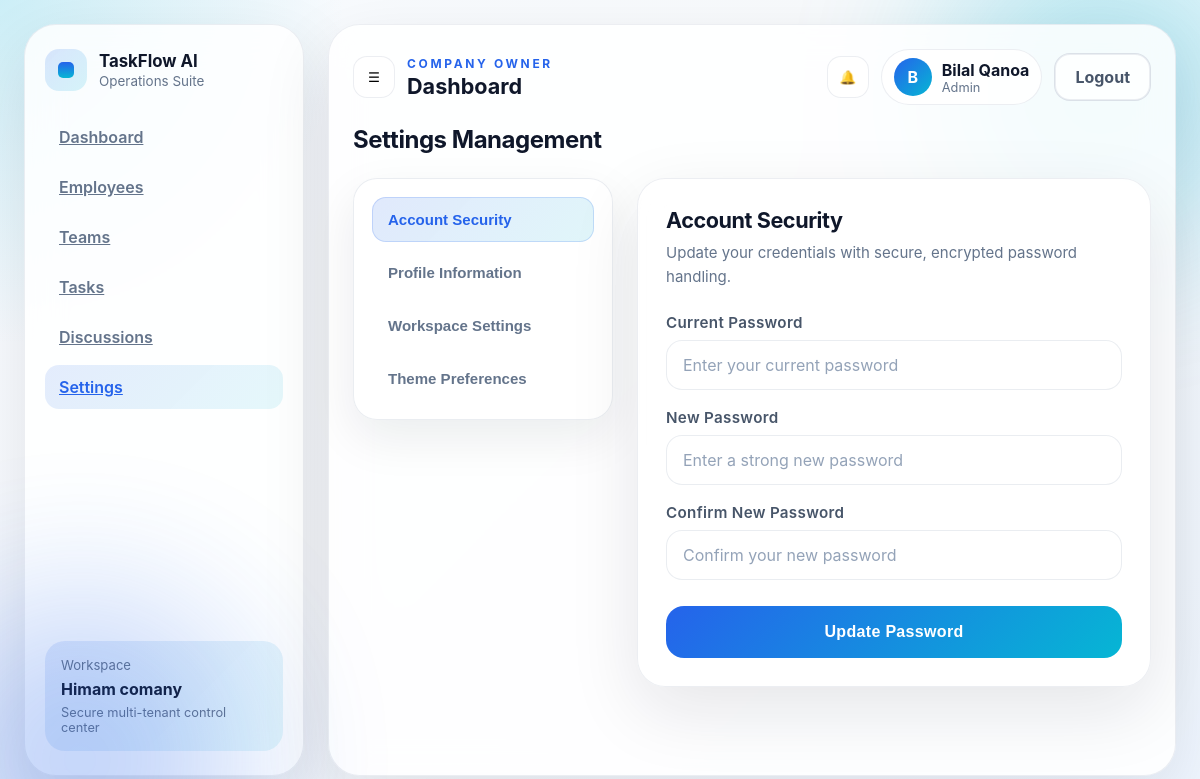
Screenshot of /dashboard/settings/ (signed in) with the database file from the repository.
### companies/models.py (models this page shows, shortened)
class Company(models.Model):
    owner = models.OneToOneField(
        'accounts.User',
        on_delete=models.CASCADE,
        related_name='owned_company'
    )
    name = models.CharField(max_length=255)
    description = models.TextField(blank=True)
    logo = models.ImageField(upload_to='company_logos/', null=True, blank=True)
    website = models.URLField(blank=True)
    phone = models.CharField(max_length=30, blank=True)
    address = models.CharField(max_length=255, blank=True)
    created_at = models.DateTimeField(auto_now_add=True)
    class Meta:
        ordering = ['-created_at']

### accounts/models.py (models this page shows, shortened)
class User(AbstractUser):
    ROLE_CHOICES = [
        ('company', 'Company Owner'),
        ('team_leader', 'Team Leader'),
        ('member', 'Member'),
    ]
    role = models.CharField(max_length=20, choices=ROLE_CHOICES)
    job_title = models.CharField(max_length=120, blank=True, default='')
    company = models.ForeignKey(
        'companies.Company',
        on_delete=models.SET_NULL,
        null=True,
        blank=True,
        related_name='users'
    )

### dashboard/views.py (the view, shortened to what this page needs)
# urls.py: path('settings/', views.settings_view, name='settings'),
@login_required(login_url='accounts:login')
def settings_view(request):
    company = getattr(request.user, 'owned_company', None) or getattr(request.user, 'company', None)
    can_manage_workspace = request.user.role == 'company' or request.user.is_superuser
    active_tab = request.GET.get('tab', 'security')
    profile_form = UserProfileForm(instance=request.user)
    password_form = StyledPasswordChangeForm(user=request.user)
    workspace_form = CompanyWorkspaceForm(instance=company) if can_manage_workspace and company else None
    return render(request, 'dashboard/settings.html', {
        'company': company,
        'user': request.user,
        'profile_form': profile_form,
        'password_form': password_form,
        'workspace_form': workspace_form,
        'can_manage_workspace': can_manage_workspace,
        'active_tab': active_tab,
    })

### dashboard/forms.py (shortened to what this page needs)
class UserProfileForm(forms.ModelForm):
    full_name = forms.CharField(
        max_length=255,
        required=True,
        label='Full Name',
        widget=forms.TextInput(attrs={
            'class': 'glass-input',
            'placeholder': 'Enter your full name',
            'autocomplete': 'name',
        }),
    )
    class Meta:
        model = User
        fields = ['email', 'job_title']
        labels = {
            'email': 'Corporate Email',
            'job_title': 'Job Title / Position',
        }
        widgets = {
            'email': forms.EmailInput(attrs={
                'class': 'glass-input',
                'placeholder': 'name@company.com',
                'autocomplete': 'email',
            }),
            'job_title': forms.TextInput(attrs={
                'class': 'glass-input',
                'placeholder': 'e.g. Operations Manager',
                'autocomplete': 'organization-title',
            }),
        }
    def __init__(self, *args, **kwargs):
        super().__init__(*args, **kwargs)
        if self.instance and self.instance.pk:
            self.fields['full_name'].initial = self.instance.get_full_name()

class StyledPasswordChangeForm(PasswordChangeForm):
    def __init__(self, *args, **kwargs):
        super().__init__(*args, **kwargs)
        placeholders = {
            'old_password': 'Enter your current password',
            'new_password1': 'Enter a strong new password',
            'new_password2': 'Confirm your new password',
        }
        labels = {
            'old_password': 'Current Password',
            'new_password1': 'New Password',
            'new_password2': 'Confirm New Password',
        }
        for name, field in self.fields.items():
            field.label = labels.get(name, field.label)
            field.widget.attrs.update({
                'class': 'glass-input',
                'placeholder': placeholders.get(name, ''),
                'autocomplete': 'current-password' if name == 'old_password' else 'new-password',
            })

### templates/dashboard/settings.html (shortened to what this page needs)
{% extends 'dashboard/base.html' %}
{% block content %}
<div class="settings-container">
    <div class="settings-hero">
        <div>
            <h2>Settings Management</h2>
        </div>
    </div>
    <div class="settings-shell">
        <nav class="settings-sidebar" aria-label="Settings navigation">
            <button type="button" class="settings-tab-btn{% if active_tab == 'security' %} active{% endif %}"
                data-tab-target="security">Account Security</button>
            <button type="button" class="settings-tab-btn{% if active_tab == 'profile' %} active{% endif %}"
                data-tab-target="profile">Profile Information</button>
            {% if request.user.role == 'company' or request.user.is_superuser %}
            <button type="button" class="settings-tab-btn{% if active_tab == 'workspace' %} active{% endif %}"
                data-tab-target="workspace">Workspace Settings</button>
            {% endif %}
            <button type="button" class="settings-tab-btn{% if active_tab == 'theme' %} active{% endif %}"
                data-tab-target="theme">Theme Preferences</button>
        </nav>
        <div class="settings-content">
            <section id="settings-panel-security"
                class="settings-panel panel{% if active_tab == 'security' %} active{% endif %}" data-tab-panel="security">
                <div class="settings-panel-header">
                    <h3>Account Security</h3>
                    <p>Update your credentials with secure, encrypted password handling.</p>
                </div>
                <form method="POST" action="{% url 'dashboard:settings' %}" class="settings-form glass-form" novalidate>
                    <div class="glass-field">
                        <label for="{{ password_form.old_password.id_for_label }}">{{ password_form.old_password.label }}</label>
                        {{ password_form.old_password }}
                    </div>
                    <div class="glass-field">
                        <label for="{{ password_form.new_password1.id_for_label }}">{{ password_form.new_password1.label }}</label>
                        {{ password_form.new_password1 }}
                    </div>
                    <div class="glass-field">
                        <label for="{{ password_form.new_password2.id_for_label }}">{{ password_form.new_password2.label }}</label>
                        {{ password_form.new_password2 }}
                    </div>
                    <button type="submit" class="btn-glass-primary settings-submit-btn">Update Password</button>
                </form>
            </section>
        </div>
    </div>
</div>
{% endblock content %}

### templates/dashboard/base.html (shortened to what this page needs)
{% load static %}
<!DOCTYPE html>
<html lang="en">
<head>
    <link rel="stylesheet" href="{% static 'css/dashboard.css' %}">
    <link rel="stylesheet" href="{% static 'css/teams.css' %}">
</head>
<body>
    <div class="dashboard-shell">
        <aside class="sidebar">
            <div class="brand-block">
                <div class="brand-mark"><span></span></div>
                <div>
                    <h1>TaskFlow AI</h1>
                    <p>Operations Suite</p>
                </div>
            </div>
            <nav class="nav-links">
                <a class="{% if request.resolver_match.url_name == 'dashboard' %}active{% endif %}"
                    href="{% url 'dashboard:dashboard' %}">Dashboard</a>
                <a class="{% if request.resolver_match.url_name == 'employees' %}active{% endif %}"
                    href="{% url 'dashboard:employees' %}">Employees</a>
                    <a class="{% if request.resolver_match.url_name == 'teams' or request.resolver_match.url_name == 'team_detail' %}active{% endif %}"
                    href="{% url 'dashboard:teams' %}">Teams</a>
                <a class="{% if request.resolver_match.url_name == 'tasks' %}active{% endif %}"
                    href="{% url 'dashboard:tasks' %}">Tasks</a>
                <a class="{% if request.resolver_match.url_name == 'discussions' %}active{% endif %}"
                    href="{% url 'dashboard:discussions' %}">Discussions</a>
                <a class="{% if request.resolver_match.url_name == 'settings' %}active{% endif %}"
                    href="{% url 'dashboard:settings' %}">Settings</a>
            </nav>
            <div class="sidebar-card">
                <p>Workspace</p>
                <strong>{{ company.name }}</strong>
                <span>Secure multi-tenant control center</span>
            </div>
        </aside>
        <main class="main-panel">
            <header class="topbar">
                <div class="topbar-left">
                    <button class="icon-button" aria-label="Open menu">☰</button>
                    <div>
                        <p class="eyebrow">Company Owner</p>
                        <h2>Dashboard</h2>
                    </div>
                </div>
                <div class="topbar-right">
                    <button class="icon-button" aria-label="Notifications">🔔</button>
                    <div class="profile-pill">
                        <div class="avatar">{{ user.get_full_name|default:user.username|first|upper }}</div>
                        <div>
                            <strong>{{ user.get_full_name|default:user.username }}</strong>
                            <span>Admin</span>
                        </div>
                    </div>
                    <div class="nav-actions">
                        <a href="{% url 'accounts:logout' %}" class="button-secondary logout-link">Logout</a>
                    </div>
                </div>
            </header>
            {% block content %}{% endblock content %}
        </main>
    </div>
</body>
</html>

### static/css/teams.css (style rules this page uses)
.glass-form { display: grid; gap: 18px; }
.glass-field { display: grid; gap: 8px; }
.glass-field label { font-size: .95rem; color: #475569; font-weight: 600; }
.glass-input { width: 100%; min-height: 48px; padding: 14px 16px; border-radius: 16px; border: 1px solid rgba(148, 163, 184, 0.2); background: rgba(255, 255, 255, 0.8); color: #0f172a; font-size: 1rem; outline: none; transition: border-color .2s ease, box-shadow .2s ease, background .2s ease; }
.button-secondary { border: 1px solid rgba(148, 163, 184, 0.32); background: rgba(255, 255, 255, 0.82); color: #475569; padding: 0 20px; min-height: 48px; border-radius: 16px; cursor: pointer; transition: transform .2s ease, background .2s ease; }

### rows the page displays
Company: name "Himam comany"
User: get_full_name|first "B", get_full_name "Bilal Qanoa"

### other values shown
{{ password_form.old_password.label }} "Current Password"
{{ password_form.new_password1.label }} "New Password"
{{ password_form.new_password2.label }} "Confirm New Password"
